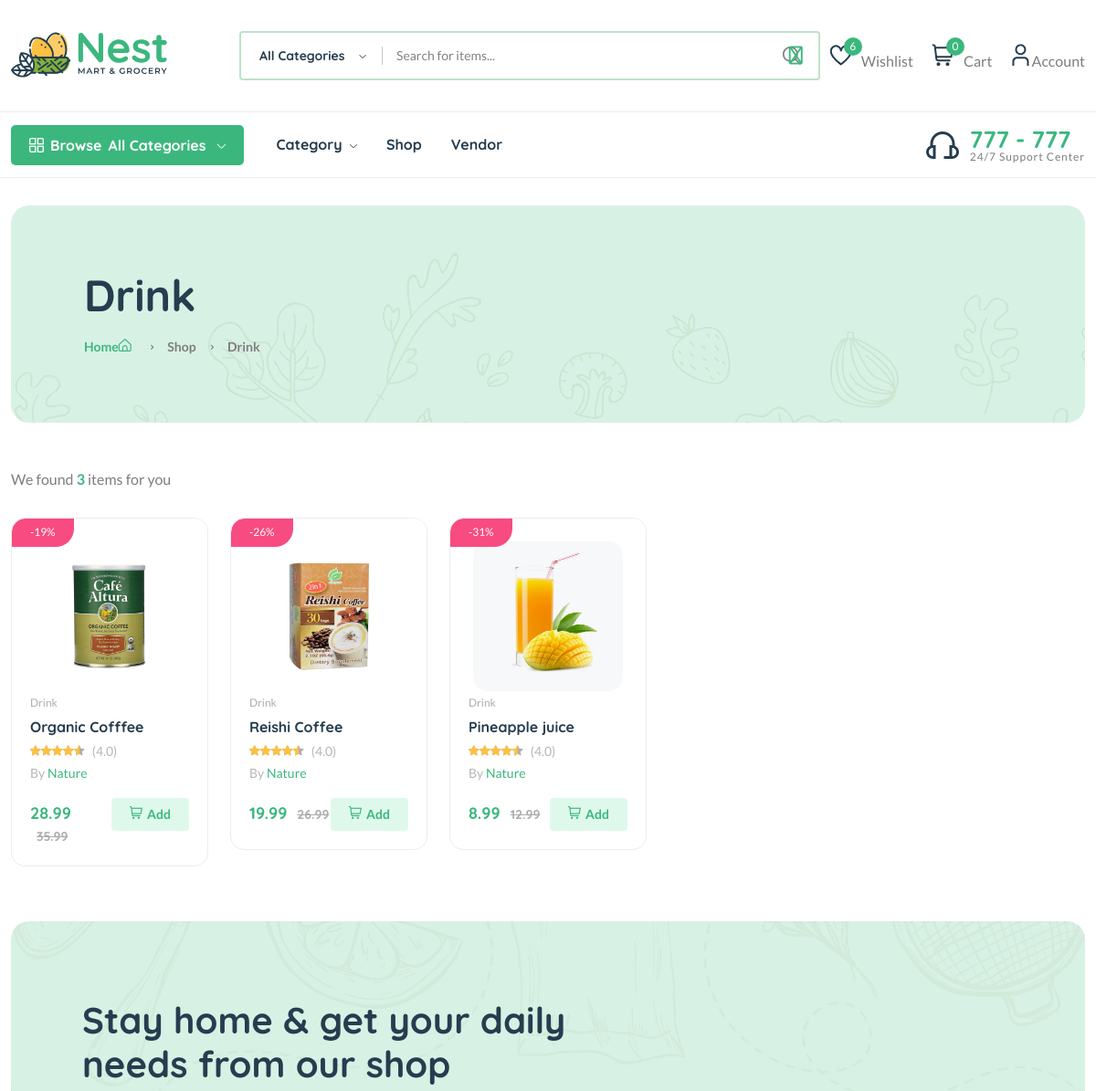
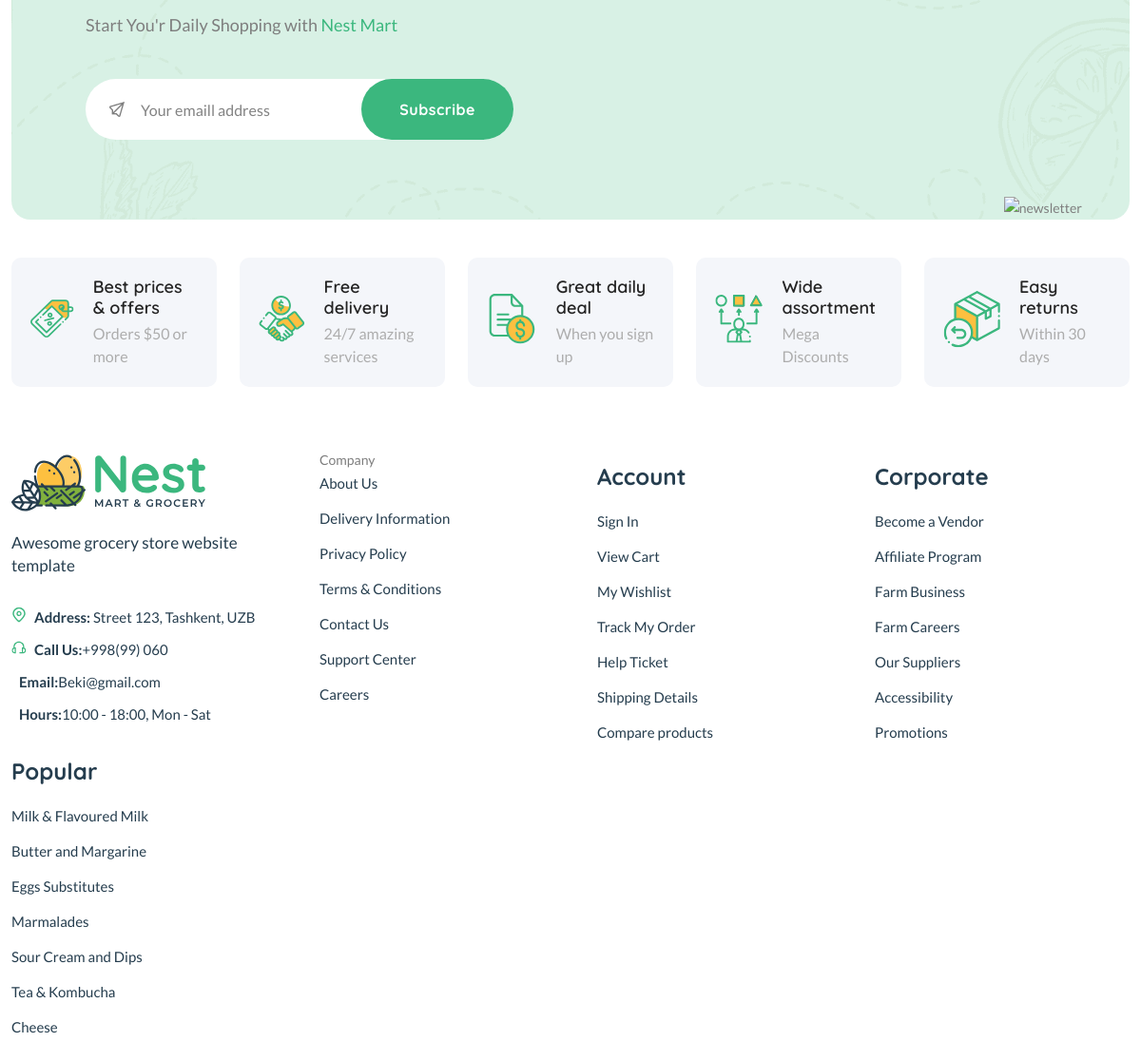
Screenshot of /category/catb1edd555bg/ with the database file from the repository (2 pictures, top to bottom).
### myshop/models.py (models this page shows, shortened)
class Category(models.Model):
    cid = ShortUUIDField(unique=True, length= 10, max_length=30, prefix="cat", alphabet="abcdefgh12345") # типо cat4215gcda
    title = models.CharField(max_length=100, default="Food")
    image = models.ImageField(upload_to="category", default="category.jpg")
    class Meta:
        verbose_name_plural = "Categories" #в админке будет Categories вместо Categorys

class Product(models.Model):
    pid = ShortUUIDField(unique=True, length= 10, max_length=30, alphabet="abcdefgh12345") # типо fde4215gcda
    user = models.ForeignKey(User, on_delete=models.SET_NULL, null=True)
    category = models.ForeignKey(Category, on_delete=models.SET_NULL, null=True, related_name="category")
    vendor = models.ForeignKey(Vendor, on_delete=models.SET_NULL, null=True, related_name="product")
    title = models.CharField(max_length=100, default="Banana")
    image = models.ImageField(upload_to=user_directory_path, default="product.jpg")
    description = models.TextField(null=True, blank=True, default="This is the product")
    price = models.DecimalField(max_digits=7777777777, decimal_places=2, default = "1.99") # 2 цифры после точки -> 34.99
    old_price = models.DecimalField(max_digits=7777777777, decimal_places=2, default = "1.99") # 2 цифры после точки -> 34.99
    specification = models.TextField(null=True, blank=True)
    type = models.CharField(max_length=100, default="Organic", null=True, blank=True)
    stock_count = models.CharField(max_length=100, default="10", null=True, blank=True)
    life = models.CharField(max_length=100, default="100 days",null=True, blank=True)
    mfd = models.DateTimeField(auto_now_add=False, null=True, blank=True)
    tags = TaggableManager(blank=True)
    product_status = models.CharField(choices= STATUS, max_length=10, default="in_review")
    status = models.BooleanField(default=True)
    in_stock = models.BooleanField(default=True)
    featured = models.BooleanField(default=False)
    digital = models.BooleanField(default=False)
    sku = ShortUUIDField(unique=True, length= 5, max_length=10, prefix="sku", alphabet="1234567890") # типо 4838763192
    date = models.DateTimeField(auto_now_add=True)
    updated = models.DateTimeField(null=True, blank=True)
    class Meta:
        verbose_name_plural = "Products" #в админке будет Products
    def get_percentage(self):
        new_price = ((self.old_price - self.price) / self.old_price) * 100 #математика чтобы узнать на сколько процентов скидка
        return new_price

class Vendor(models.Model):
    vid = ShortUUIDField(unique=True, length= 10, max_length=30, prefix="ven", alphabet="abcdefgh12345") # типо ven4215gcda
    title = models.CharField(max_length=100, default="Itstep")
    image = models.ImageField(upload_to=user_directory_path, default="vendor.jpg")
    cover_image = models.ImageField(upload_to=user_directory_path, default="vendor.jpg")
    description = models.TextField(null=True, blank=True, default="I am amazing vendor")
    address = models.CharField(max_length=100, default="123 Main Street.")
    contact = models.CharField(max_length=100, default="+998 (99) 060")
    chat_resp_time = models.CharField(max_length=100, default="100")
    shipping_on_time = models.CharField(max_length=100, default="100")
    authentic_rating = models.CharField(max_length=100, default="100")
    days_return = models.CharField(max_length=100, default="100")
    warranty_period = models.CharField(max_length=100, default="100")
    user = models.ForeignKey(User, on_delete=models.SET_NULL, null=True)
    date = models.DateTimeField(auto_now_add=True, null=True, blank=True)
    class Meta:
        verbose_name_plural = "Vendors" #в админке будет Vendors

### myshop/views.py (the view)
# urls.py: path("category/<cid>/", category_product_list_view, name="category-product-list"),
def category_product_list_view(request, cid):
    category = Category.objects.get(cid=cid)
    products = Product.objects.filter(product_status="published", category= category)
    context = {
        "category": category,
        "products": products,
    }
    return render(request, "myshop/category-product-list.html", context)

### myshop/context_processor.py (called while the page is built)
def default(request):
    categories = Category.objects.all()
    return {
        'categories': categories,
        'address': 'address',
    }

### myshop/templates/myshop/category-product-list.html (shortened to what this page needs)
{% extends 'partials/base.html' %}
{% load static %}
{% block content %}
        <main class="main">
            <div class="page-header mt-30 mb-50">
                <div class="container">
                    <div class="archive-header">
                        <div class="row align-items-center">
                            <div class="col-xl-3">
                                <h1 class="mb-15">{{category.title}}</h1>
                                <div class="breadcrumb">
                                    <a href="{{index.html}}" rel="nofollow">Home<i class="fi-rs-home mr-5"></i></a>
                                    <span></span> Shop <span></span> {{category.title}}
                                </div>
                            </div>
                        </div>
                    </div>
                </div>
            </div>
            <div class="container mb-30">
                <div class="row">
                    <div class="col-12">
                        <div class="shop-product-fillter">
                            <div class="totall-product">
                                <p>We found <strong class="text-brand">{{products.count}}</strong> item{{products.count|pluralize}} for you</p>
                            </div>
                        </div>
                        <div class="row product-grid">
                            {% for p in products %}
                            <div class="col-lg-1-5 col-md-4 col-12 col-sm-6">
                                <div class="product-cart-wrap mb-30 wow animate__animated animate__fadeIn" data-wow-delay=".1s">
                                    <div class="product-img-action-wrap">
                                        <div class="product-img product-img-zoom">
                                            <a href="{% url 'myshop:product-detail' p.pid %}">
                                                <img class="default-img" src="{{ p.image.url }}" alt="" />
                                            </a>
                                        </div>
                                        <div class="product-badges product-badges-position product-badges-mrg">
                                            <span class="hot">-{{p.get_percentage|floatformat:0}}%</span>
                                        </div>
                                    </div>
                                    <div class="product-content-wrap">
                                        <div class="product-category">
                                            <a href="shop-grid-right.html">{{ p.category.title }}</a>
                                        </div>
                                        <h2><a href="{% url 'myshop:product-detail' p.pid %}">{{ p.title }}</a></h2>
                                        <div class="product-rate-cover">
                                            <div class="product-rate d-inline-block">
                                                <div class="product-rating" style="width: 90%"></div>
                                            </div>
                                            <span class="font-small ml-5 text-muted"> (4.0)</span>
                                        </div>
                                        <div>
                                            <span class="font-small text-muted">By <a href="vendor-details-1.html">{{ p.vendor.title }}</a></span>
                                        </div>
                                        <div class="product-card-bottom">
                                            <div class="product-price">
                                                <span>{{ p.price }}</span>
                                                <span class="old-price">{{ p.old_price }}</span>
                                            </div>
                                            <div class="add-cart">
                                                <a class="add" href="shop-cart.html"><i class="fi-rs-shopping-cart mr-5"></i>Add </a>
                                            </div>
                                        </div>
                                    </div>
                                </div>
                            </div>
                            {% endfor %}
                        </div>
                    </div>
                </div>
            </div>
        </main>
{% endblock content %}

### rows the page displays
Category: title "Drink"
Product: image (picture), get_percentage "19", category "Drink", title "Organic Cofffee", vendor "Nature", price "28.99", old_price "35.99"
Product: image (picture), get_percentage "26", category "Drink", title "Reishi Coffee", vendor "Nature", price "19.99", old_price "26.99"
Product: image (picture), get_percentage "31", category "Drink", title "Pineapple juice", vendor "Nature", price "8.99", old_price "12.99"

### other values shown
{{ request.session.cart_data_obj|length }} "0"
{{ products.count }} "3"
